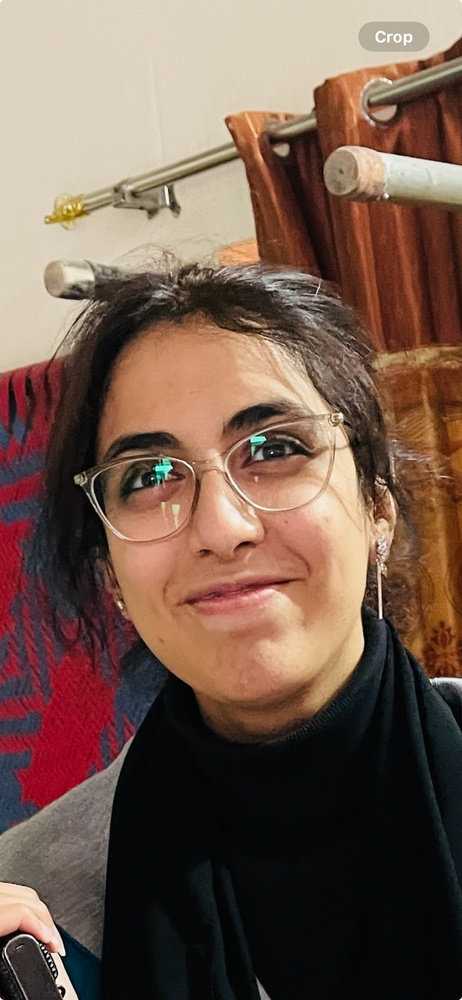
#> input picture air_hardware/arduino/arduino_python/face_recog_wyze_cam/Training_images/Tabo.jpg, 462 x 1000 px, shrunk from 1284 x 2778 before the run
$ python -i utils.py   (imports and definitions only)   (older library calls are emulated)
#> lines starting #> are read from the running program, lines starting #| are printed output that depends on the picture
import cv2
import numpy as np
from logger import face_logger

# [252 lines left out: functions calculate_iou, calculate_brightness, check_face_pose, check_face_quality, get_embedding_based_threshold, get_quality_based_threshold and 2 more, not called in this run]

>>> import cv2
>>> picture = cv2.imread('../../../air_hardware/arduino/arduino_python/face_recog_wyze_cam/Training_images/Tabo.jpg')
#> picture is the input picture: shape (1000, 462, 3); mean B, G, R 79, 91.9, 117.2
>>> result = check_face_quality(picture)
#> in calculate_brightness, `gray = cv2.cvtColor(img, cv2.COLOR_BGR2GRAY)`:
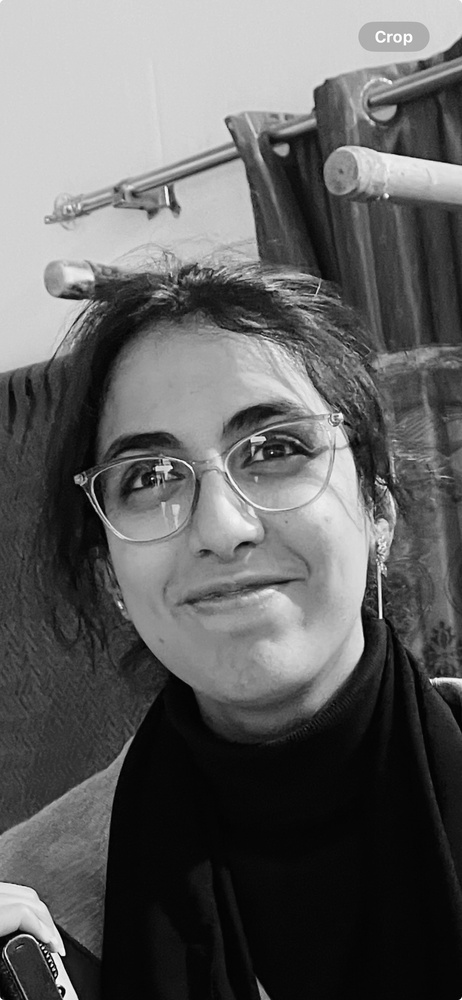
#> gray: shape (1000, 462); min 0, max 255, mean 98
#> in calculate_brightness, `mean_brightness = np.mean(gray)`: mean_brightness = 97.99
#> in check_face_quality, `blur_value = cv2.Laplacian(gray, cv2.CV_64F).var()`: blur_value = 397.4
#> (the run stopped early here; a loop or call above may not have finished)
